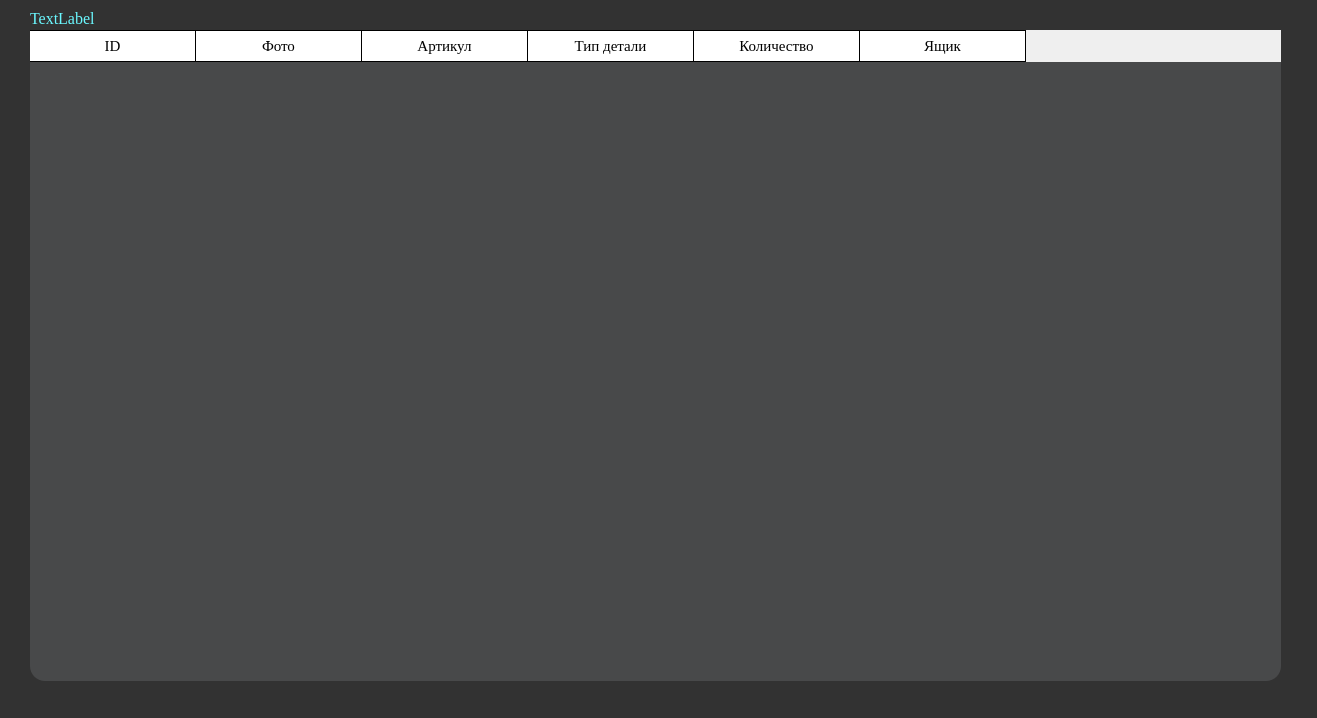
<?xml version="1.0" encoding="UTF-8"?>
<ui version="4.0">
 <class>Loko</class>
 <widget class="QWidget" name="Loko">
  <property name="geometry">
   <rect>
    <x>0</x>
    <y>0</y>
    <width>1317</width>
    <height>718</height>
   </rect>
  </property>
  <property name="windowTitle">
   <string>Detal_loko</string>
  </property>
  <property name="windowIcon">
   <iconset>
    <normaloff>train.ico</normaloff>train.ico</iconset>
  </property>
  <property name="styleSheet">
   <string notr="true"/>
  </property>
  <widget class="QTableWidget" name="tableWidget">
   <property name="geometry">
    <rect>
     <x>30</x>
     <y>30</y>
     <width>1251</width>
     <height>651</height>
    </rect>
   </property>
   <property name="font">
    <font>
     <family>Times New Roman</family>
     <pointsize>11</pointsize>
    </font>
   </property>
   <property name="styleSheet">
    <string notr="true">QTableWidget {
border-radius: 15px;
background-color: rgb(72, 73, 74)}

QHeaderView::section {
    background-color: rgb(255, 255, 255);
    padding: 4px;
    font-size: 11pt;
	font-family: Times New Roman;
    border-bottom: 1px solid rgb(0, 0, 0);
    border-right: 1px solid rgb(0, 0, 0);
}

QHeaderView::section:horizontal
{
    border-top: 1px solid rgb(0, 0, 0);
}

QHeaderView::section:vertical
{
    border-left: 1px solid rgb(0, 0, 0);
}

QTableWidget::item {
	background-color: rgb(255, 255, 255);
}
QTableWidget::item:selected {
	background-color: rgb(170, 255, 255);
	color:rgb(0, 0, 0);
}</string>
   </property>
   <attribute name="horizontalHeaderDefaultSectionSize">
    <number>166</number>
   </attribute>
   <attribute name="horizontalHeaderHighlightSections">
    <bool>false</bool>
   </attribute>
   <attribute name="verticalHeaderVisible">
    <bool>false</bool>
   </attribute>
   <column>
    <property name="text">
     <string>ID</string>
    </property>
   </column>
   <column>
    <property name="text">
     <string>Фото</string>
    </property>
   </column>
   <column>
    <property name="text">
     <string>Артикул</string>
    </property>
   </column>
   <column>
    <property name="text">
     <string>Тип детали</string>
    </property>
   </column>
   <column>
    <property name="text">
     <string>Количество</string>
    </property>
   </column>
   <column>
    <property name="text">
     <string>Ящик</string>
    </property>
   </column>
  </widget>
  <widget class="QLabel" name="label">
   <property name="geometry">
    <rect>
     <x>-6</x>
     <y>-5</y>
     <width>1341</width>
     <height>731</height>
    </rect>
   </property>
   <property name="styleSheet">
    <string notr="true">background-color: rgb(50, 50, 50);</string>
   </property>
   <property name="text">
    <string/>
   </property>
  </widget>
  <widget class="QLabel" name="label_2">
   <property name="geometry">
    <rect>
     <x>30</x>
     <y>10</y>
     <width>501</width>
     <height>16</height>
    </rect>
   </property>
   <property name="font">
    <font>
     <family>Times New Roman</family>
     <pointsize>12</pointsize>
    </font>
   </property>
   <property name="styleSheet">
    <string notr="true">color: rgb(106, 248, 255);</string>
   </property>
   <property name="text">
    <string>TextLabel</string>
   </property>
  </widget>
  <widget class="QLabel" name="label_4">
   <property name="geometry">
    <rect>
     <x>19</x>
     <y>21</y>
     <width>55</width>
     <height>41</height>
    </rect>
   </property>
   <property name="text">
    <string/>
   </property>
   <property name="pixmap">
    <pixmap>sql_maket/4.png</pixmap>
   </property>
  </widget>
  <widget class="QLabel" name="label_6">
   <property name="geometry">
    <rect>
     <x>22</x>
     <y>669</y>
     <width>31</width>
     <height>21</height>
    </rect>
   </property>
   <property name="text">
    <string/>
   </property>
   <property name="pixmap">
    <pixmap>sql_maket/1.png</pixmap>
   </property>
  </widget>
  <widget class="QLabel" name="label_5">
   <property name="geometry">
    <rect>
     <x>1250</x>
     <y>18</y>
     <width>41</width>
     <height>41</height>
    </rect>
   </property>
   <property name="text">
    <string/>
   </property>
   <property name="pixmap">
    <pixmap>sql_maket/3.png</pixmap>
   </property>
  </widget>
  <widget class="QLabel" name="label_7">
   <property name="geometry">
    <rect>
     <x>1253</x>
     <y>649</y>
     <width>55</width>
     <height>41</height>
    </rect>
   </property>
   <property name="text">
    <string/>
   </property>
   <property name="pixmap">
    <pixmap>sql_maket/2.png</pixmap>
   </property>
  </widget>
  <zorder>label</zorder>
  <zorder>tableWidget</zorder>
  <zorder>label_4</zorder>
  <zorder>label_6</zorder>
  <zorder>label_5</zorder>
  <zorder>label_7</zorder>
  <zorder>label_2</zorder>
 </widget>
 <resources/>
 <connections/>
</ui>
